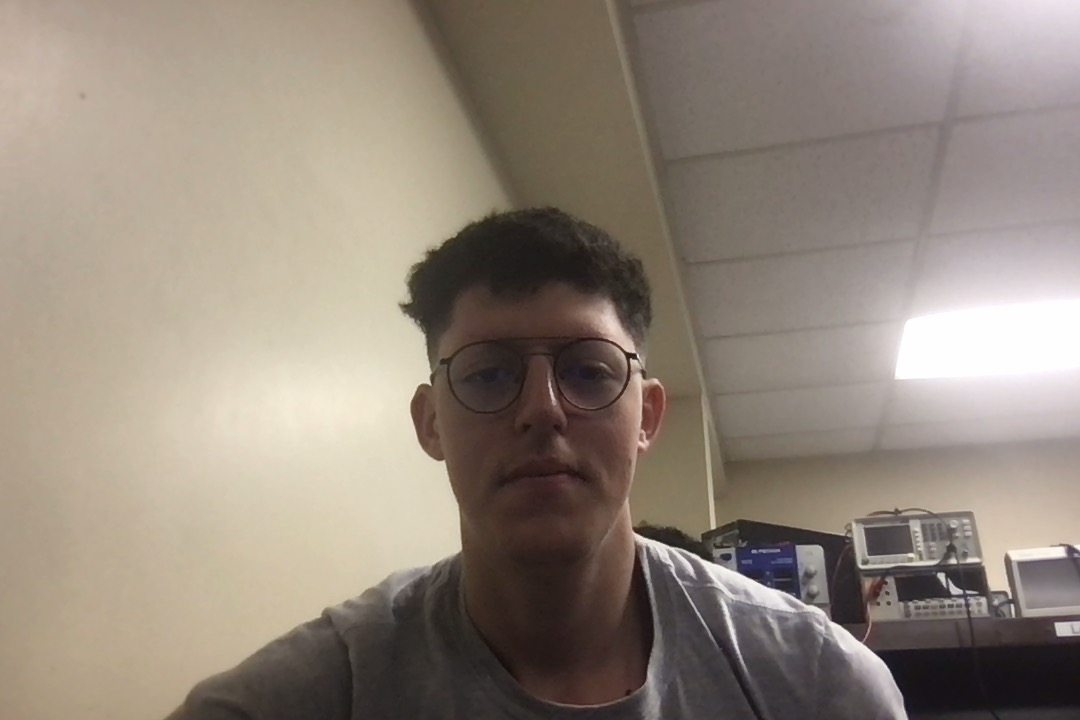
#> input picture OpenCV/Ref_image.png, 1080 x 720 px, given in place of lineDetect.mp4, which was not available
$ python lineFollow.py
#> lines starting #> are read from the running program, lines starting #| are printed output that depends on the picture; after the words box and inside, x2 and y2 are one past the last pixel; in counts of white or black regions, pixels touching at a corner belong together; pictures that were not available may be replaced by others from this repository, and a replacement may not be noted
#> further down, frame is the input picture: shape (720, 1080, 3); mean B, G, R 123.5, 135, 146.6
import numpy as np
import cv2

cap = cv2.VideoCapture('lineDetect.mp4')


def getSensorOutput(detect_black):

    imgs = np.hsplit(detect_black, 3)
    for x, im in enumerate(imgs):
        cv2.imshow(str(x), im)


def findColor(frame):
    hsv = cv2.cvtColor(frame, cv2.COLOR_BGR2HSV)
#> hsv: shape (720, 1080, 3); mean H, S, V 34.3, 45.6, 146.7
    lower_blue = np.array([0, 0, 0])
    upper_blue = np.array([32, 79, 134])

    mask = cv2.inRange(hsv, lower_blue, upper_blue)
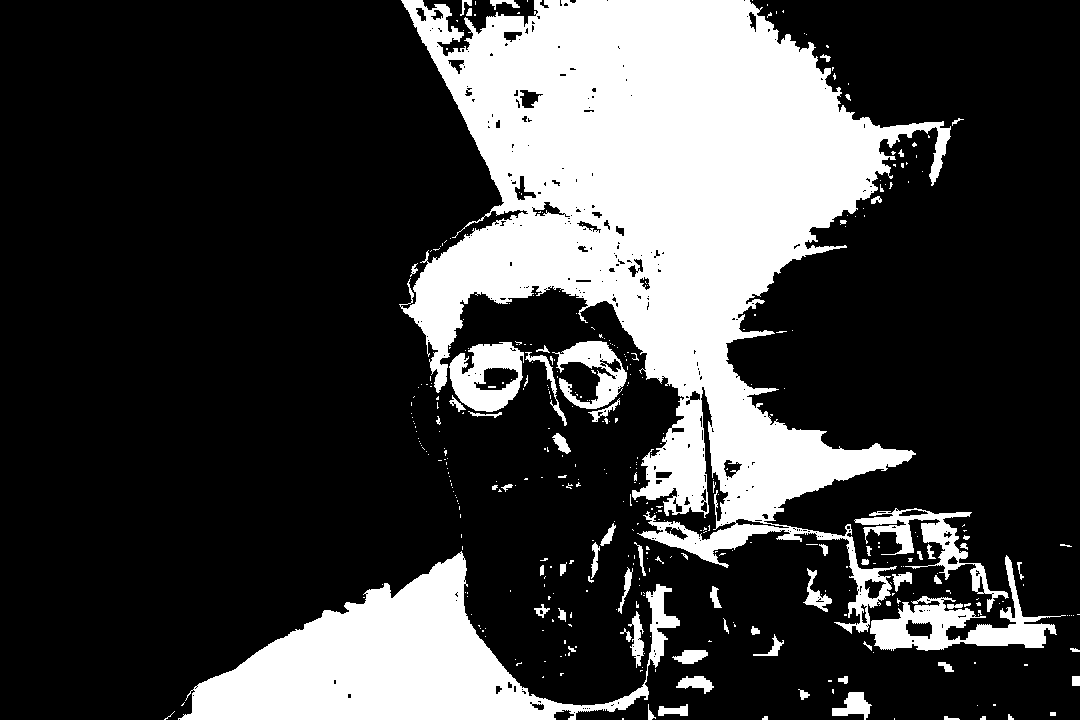
#> mask: shape (720, 1080); 25.6% white; 395 white regions (320 under 20 px)

    return mask


def getContours(frame, detect_black):
    contours, hierarchy = cv2.findContours(
        detect_black, cv2.RETR_EXTERNAL, cv2.CHAIN_APPROX_NONE)
#> contours = 384 contours, 332 with area under 20; largest, box (x1, y1, x2, y2) and area: (399, 0, 951, 634) 143180, (178, 551, 680, 720) 33914, (870, 555, 1066, 651) 5310, (449, 342, 524, 412) 3712, (854, 508, 1009, 612) 2998

    biggest = max(contours, key=cv2.contourArea)
#> biggest = contour of 5729 points, box (x1, y1, x2, y2) (399, 0, 951, 634), area 143180
    x, y, w, h = cv2.boundingRect(biggest)
#> x = 399; y = 0; w = 552; h = 634

    cx = x + w//2
#> cx = 675
    cy = y + h//2
#> cy = 317

    cv2.drawContours(frame, biggest, -1, (255, 0, 255), 7)
    cv2.circle(frame, (cx, cy), 10, (0, 255, 0), cv2.FILLED)
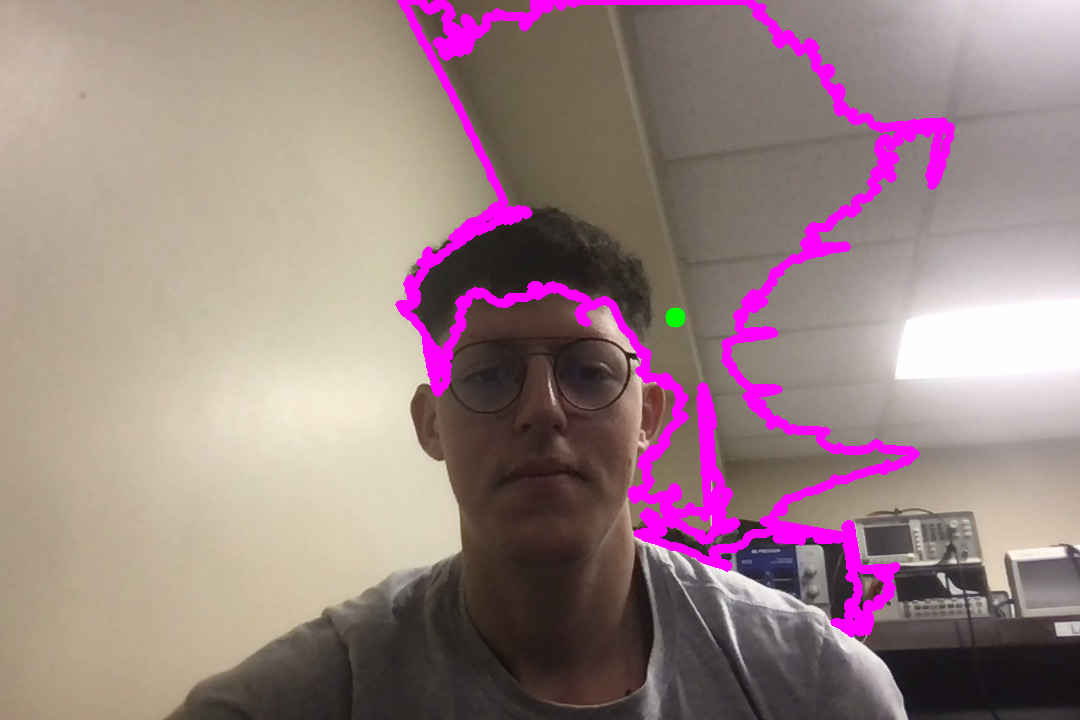
#> frame: shape (720, 1080, 3); mean B, G, R 131.8, 129.7, 153.7

    return cx


while True:
    ret, frame = cap.read()

    width = int(cap.get(3))
    height = int(cap.get(4))

    detect_black = findColor(frame)

    cx = getContours(frame, detect_black)
#> cx = 675

    getSensorOutput(detect_black)
#> in getSensorOutput, `imgs = np.hsplit(detect_black, 3)`: imgs = 3 items
#> the loop in getSensorOutput, `for x, im in enumerate(imgs):` made 3 passes
#> pass 1, in getSensorOutput, `cv2.imshow(str(x), im)`:
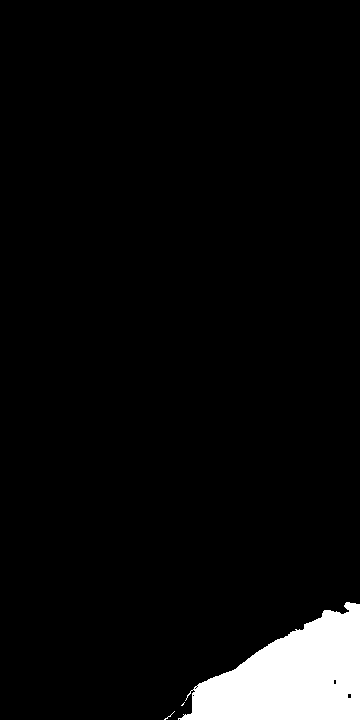
#> window '0': shape (720, 360); 5% white; 3 white regions (2 under 20 px), largest, box (x1, y1, x2, y2) and area: (178, 602, 360, 720) 13016
#> pass 2, in getSensorOutput, `cv2.imshow(str(x), im)`:
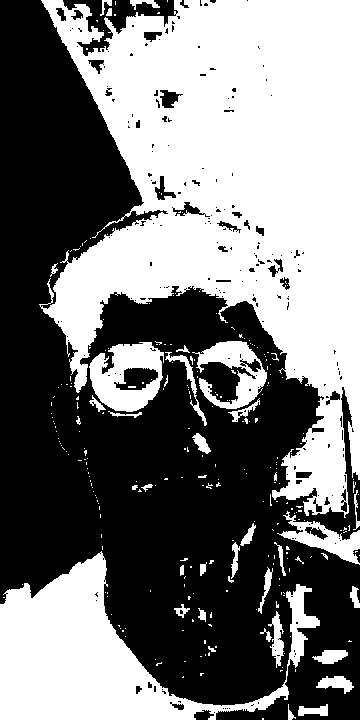
#> window '1': shape (720, 360); 48% white; 272 white regions (232 under 20 px), largest, box (x1, y1, x2, y2) and area: (39, 0, 360, 518) 91102, (0, 551, 320, 720) 21470, (89, 342, 164, 412) 3212

    cv2.imshow('frame', frame)
    if cv2.waitKey(1) == ord('q'):
#> (key q is pressed here)
        break

cap.release()
#> (the run stopped early here; a loop or call above may not have finished)
